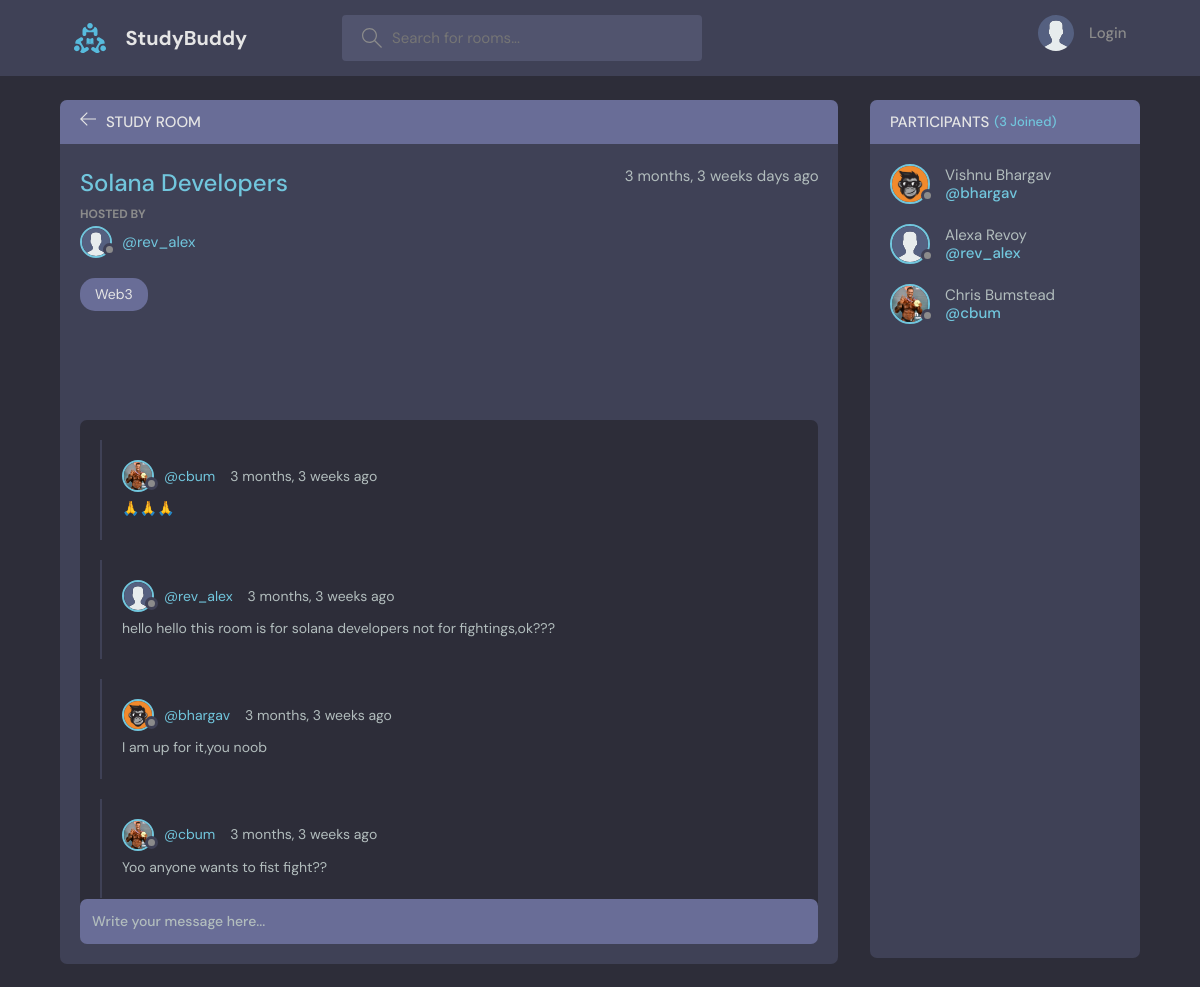
Page /room/2/ on the committed database.
### base/models.py (models this page shows, shortened)
class Room(models.Model):
    host= models.ForeignKey(User, on_delete=models.SET_NULL,null=True)
    topic=models.ForeignKey(Topic, on_delete=models.SET_NULL,null=True)
    name = models.CharField(max_length=200)
    description = models.TextField(null=True,blank=True)
    participants =models.ManyToManyField(User,related_name='participants',blank=True)
    updated = models.DateTimeField(auto_now=True)
    created = models.DateTimeField(auto_now_add=True)
    class Meta:
        ordering = ['-updated','-created']

class User(AbstractUser):
    name = models.CharField(max_length=200,null=True)
    email = models.EmailField(unique=True)
    bio = models.TextField(null=True)
    avatar =models.ImageField(null=True,default="avatar.svg")
    USERNAME_FIELD = 'email'
    REQUIRED_FIELDS = []

class Topic(models.Model):
    name = models.CharField(max_length=200)
    def __str__(self):
        return self.name

class Message(models.Model):
    user= models.ForeignKey(User, on_delete=models.CASCADE)
    room= models.ForeignKey(Room, on_delete=models.CASCADE)
    body=models.TextField()
    updated = models.DateTimeField(auto_now=True)
    created = models.DateTimeField(auto_now_add=True)
    class Meta:
        ordering = ['-updated','-created']

### base/views.py (the view, shortened to what this page needs)
# urls.py: path('room/<str:pk>/',views.room,name="room"),
def room(request,pk):
    room = Room.objects.get(id=pk)
    room_messages=room.message_set.all().order_by('-created')
    participants = room.participants.all()
    context ={'room': room, 'room_messages':room_messages,
              'participants':participants}
    return render(request,'base/room.html',context)

### base/templates/base/room.html (shortened to what this page needs)
{% extends 'main.html' %}
{% block content %}
    <main class="profile-page layout layout--2">
      <div class="container">
        <div class="room">
          <div class="room__top">
            <div class="room__topLeft">
              <a href="{% url 'home' %}">
                <svg version="1.1" xmlns="http://www.w3.org/2000/svg" width="32" height="32" viewBox="0 0 32 32">
                  <title>arrow-left</title>
                  <path
                    d="M13.723 2.286l-13.723 13.714 13.719 13.714 1.616-1.611-10.96-10.96h27.625v-2.286h-27.625l10.965-10.965-1.616-1.607z"
                  ></path>
                </svg>
              </a>
              <h3>Study Room</h3>
            </div>
          </div>
          <div class="room__box scroll">
            <div class="room__header scroll">
              <div class="room__info">
                <h3>{{room.name}}</h3>
                <span>{{room.created | timesince}} days ago</span>
              </div>
              <div class="room__hosted">
                <p>Hosted By</p>
                <a href="{% url 'user-profile' room.host.id %}" class="room__author">
                  <div class="avatar avatar--small">
                    <img src="{{room.host.avatar.url}}" />
                  </div>
                  <span>@{{room.host.username}}</span>
                </a>
              </div>
              <span class="room__topics">{{room.topic}}</span>
            </div>
            <div class="room__conversation">
              <div class="threads scroll">
                {% for message in room_messages %}
                <div class="thread">
                  <div class="thread__top">
                    <div class="thread__author">
                      <a href="{% url 'user-profile' message.user.id%}" class="thread__authorInfo">
                        <div class="avatar avatar--small">
                          <img src="{{message.user.avatar.url}}" />
                        </div>
                        <span>@{{message.user.username}}</span>
                      </a>
                      <span class="thread__date">{{message.created|timesince}}  ago</span>
                    </div>
                  </div>
                  <div class="thread__details">
                    {{message.body}}
                  </div>
                </div>
                {% endfor %}
              </div>
            </div>
          </div>
          <div class="room__message">
            <form action="" method="POST">
              <input name="body" placeholder="Write your message here..." />
            </form>
          </div>
        </div>
        <div class="participants">
          <h3 class="participants__top">Participants <span>({{participants.count}} Joined)</span></h3>
          <div class="participants__list scroll">
            {% for user in participants %}
            <a href="{% url 'user-profile' user.id %}" class="participant">
              <div class="avatar avatar--medium">
                <img src="{{user.avatar.url}}" />
              </div>
              <p>
                {{user.name}}
                <span>@{{user.username}}</span>
              </p>
            </a>
            {% endfor %}
          </div>
        </div>
      </div>
    </main>
    {% endblock %}

### rows in the picture
Room: name "Solana Developers", created "3 months, 3 weeks", host.avatar (placeholder picture), host.username "rev_alex", topic "Web3"
Message: user.avatar (picture), user.username "cbum", created "3 months, 3 weeks", body "🙏🙏🙏"
Message: user.avatar (placeholder picture), user.username "rev_alex", created "3 months, 3 weeks", body "hello hello this room is for solana developers not for fightings,ok???"
Message: user.avatar (picture), user.username "bhargav", created "3 months, 3 weeks", body "I am up for it,you noob"
Message: user.avatar (picture), user.username "cbum", created "3 months, 3 weeks", body "Yoo anyone wants to fist fight??"
User: avatar (picture), name "Vishnu Bhargav", username "bhargav"
User: avatar (placeholder picture), name "Alexa Revoy", username "rev_alex"
User: avatar (picture), name "Chris Bumstead", username "cbum"

### other values in the picture
{{ participants.count }} "3"
